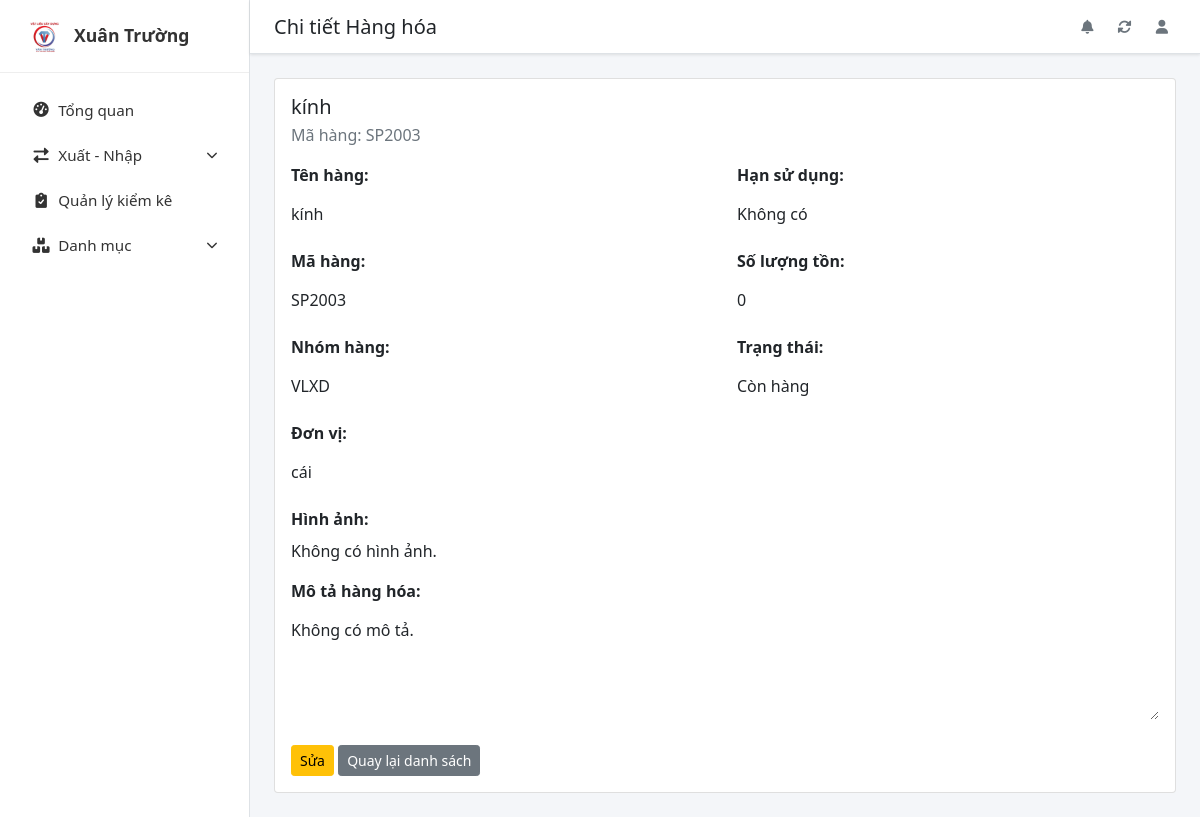
/app/hanghoa/SP2003/, run on the app's committed database.
### cuoiky/models.py (models this page shows, shortened)
class HangHoa(models.Model):
    ma_hang = models.CharField(max_length=50, primary_key=True, verbose_name="Mã hàng")
    ten_hang = models.CharField(max_length=255, verbose_name="Tên hàng")
    nhom_hang = models.CharField(max_length=100, verbose_name="Nhóm hàng")
    url_image = models.ImageField(upload_to='images/hanghoa/', blank=True, null=True, verbose_name="Ảnh sản phẩm")
    don_vi_tinh = models.CharField(max_length=50, verbose_name="Đơn vị tính")
    han_su_dung = models.DateField(blank=True, null=True, verbose_name="Hạn sử dụng")
    mo_ta = models.TextField(blank=True, null=True, verbose_name="Mô tả")
    so_luong_he_thong = models.PositiveIntegerField(default=0, verbose_name="Số lượng hệ thống")
    tinh_trang = models.CharField(
        max_length=50,
        choices=TINH_TRANG_TONKHO_CHOICES,
        default='CON_HANG',
        verbose_name="Tình trạng tồn cuoiky"
    )
    class Meta:
        verbose_name = "Hàng Hóa"
        verbose_name_plural = "Hàng Hóa"
        ordering = ['ten_hang']

### cuoiky/views.py (the view)
# urls.py: path('hanghoa/<slug:ma_hang>/', views.HangHoaDetailView.as_view(), name='hanghoa-detail'), # URL xem chi tiết
class HangHoaDetailView(generic.DetailView):
    model = HangHoa
    template_name = 'cuoiky/hanghoa_detail.html' # Tạo template này nếu cần
    pk_url_kwarg = 'ma_hang'
    context_object_name = 'hanghoa'
    def get_context_data(self, **kwargs):
        context = super().get_context_data(**kwargs)
        context['page_title'] = f'Chi tiết: {self.object.ten_hang}'
        return context

### cuoiky/templates/cuoiky/hanghoa_detail.html (shortened to what this page needs)
{% extends 'cuoiky/base.html' %}
{% load static %}
{% block page_title %}Chi tiết Hàng hóa{% endblock %}
{% block content %}
<div class="card">
    <div class="card-body">
        <h5 class="card-title">{{ hanghoa.ten_hang }}</h5>
        <p class="card-subtitle mb-3 text-muted">Mã hàng: {{ hanghoa.ma_hang }}</p>
        <div class="row">
            <div class="col-md-6">
                <div class="mb-3">
                    <label class="form-label fw-bold">Tên hàng:</label>
                    <input type="text" class="form-control-plaintext" readonly value="{{ hanghoa.ten_hang }}">
                </div>
                <div class="mb-3">
                    <label class="form-label fw-bold">Mã hàng:</label>
                    <input type="text" class="form-control-plaintext" readonly value="{{ hanghoa.ma_hang }}">
                </div>
                <div class="mb-3">
                    <label class="form-label fw-bold">Nhóm hàng:</label>
                    <input type="text" class="form-control-plaintext" readonly value="{{ hanghoa.nhom_hang }}">
                </div>
                <div class="mb-3">
                    <label class="form-label fw-bold">Đơn vị:</label>
                    <input type="text" class="form-control-plaintext" readonly value="{{ hanghoa.don_vi_tinh }}">
                </div>
            </div>
            <div class="col-md-6">
                <div class="mb-3">
                    <label class="form-label fw-bold">Hạn sử dụng:</label>
                    <input type="text" class="form-control-plaintext" readonly
                           value="{% if hanghoa.han_su_dung %}{{ hanghoa.han_su_dung|date:"d/m/Y" }}{% else %}Không có{% endif %}">
                </div>
                <div class="mb-3">
                    <label class="form-label fw-bold">Số lượng tồn:</label>
                    <input type="number" class="form-control-plaintext" readonly value="{{ hanghoa.so_luong_he_thong }}">
                </div>
                <div class="mb-3">
                    <label class="form-label fw-bold">Trạng thái:</label>
                    <input type="text" class="form-control-plaintext" readonly value="{{ hanghoa.get_tinh_trang_display }}">
                </div>
            </div>
        </div>
        <div class="mb-3">
            <label class="form-label fw-bold">Hình ảnh:</label>
            {% if hanghoa.url_image %}
                <img src="{{ hanghoa.url_image.url }}" alt="{{ hanghoa.ten_hang }}" class="img-fluid rounded" style="max-height: 200px;">
            {% else %}
                <p>Không có hình ảnh.</p>
            {% endif %}
        </div>
        <div class="mb-3">
            <label class="form-label fw-bold">Mô tả hàng hóa:</label>
            <textarea class="form-control-plaintext" readonly rows="4">{{ hanghoa.mo_ta|default:"Không có mô tả." }}</textarea>
        </div>
        <div class="mt-4">
            <a href="" class="btn btn-warning btn-sm">Sửa</a>
            <a href="{% url 'hanghoa-list' %}" class="btn btn-secondary btn-sm">Quay lại danh sách</a>
        </div>
    </div>
</div>
{% endblock %}

### cuoiky/templates/cuoiky/base.html (style rules this page uses)
body { display: flex; min-height: 100vh; background-color: #f4f6f9; }

### data on the page
HangHoa: ten_hang "kính", ma_hang "SP2003", nhom_hang "VLXD", don_vi_tinh "cái", han_su_dung "Không có", so_luong_he_thong "0", tinh_trang "Còn hàng", mo_ta "Không có mô tả."
